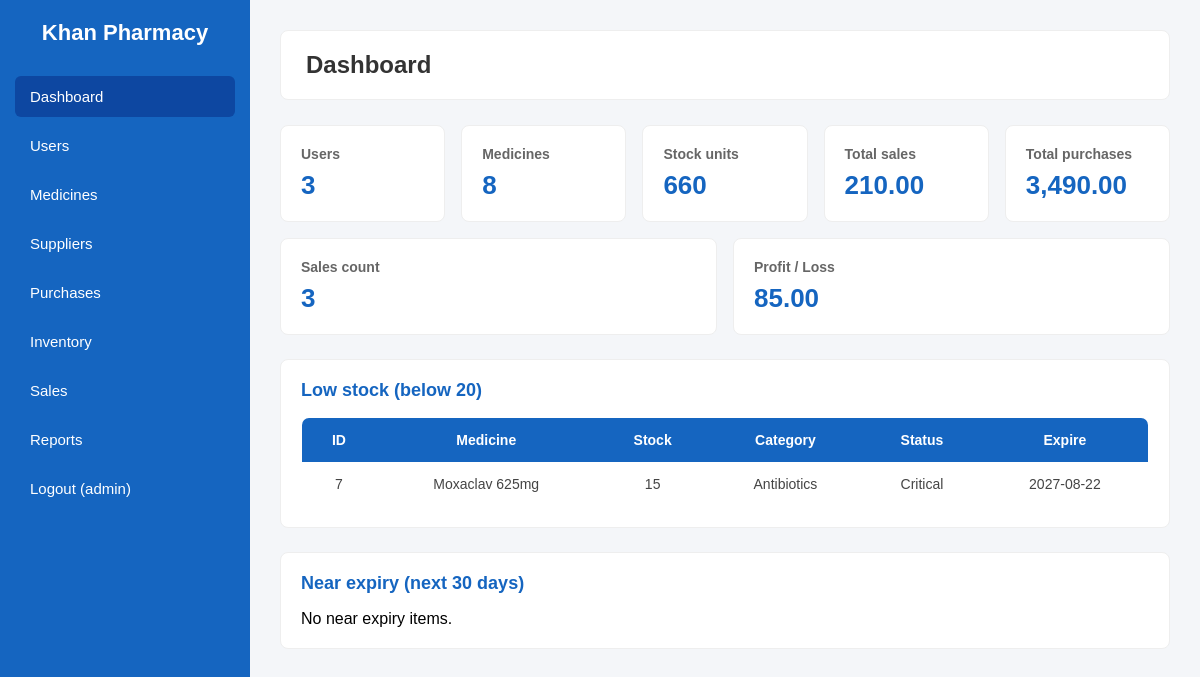
/dashboard.php (signed in), run on the app's committed database.
### tables this page shows
CREATE TABLE `inventory` (
    `inventory_id` INT AUTO_INCREMENT PRIMARY KEY,
    `medicine_id` INT NOT NULL UNIQUE,
    `current_stock` INT NOT NULL DEFAULT 0,
    `stock_status` ENUM('Normal', 'Warning', 'Critical') NOT NULL DEFAULT 'Normal',
    `updated_by` INT DEFAULT NULL,
    `updated_at` TIMESTAMP DEFAULT CURRENT_TIMESTAMP ON UPDATE CURRENT_TIMESTAMP,
    CONSTRAINT `fk_inventory_medicine` FOREIGN KEY (`medicine_id`) REFERENCES `medicines`(`medicine_id`) ON DELETE CASCADE,
    CONSTRAINT `fk_inventory_user` FOREIGN KEY (`updated_by`) REFERENCES `users`(`user_id`) ON DELETE SET NULL
);

CREATE TABLE `medicines` (
    `medicine_id` INT AUTO_INCREMENT PRIMARY KEY,
    `medicine_name` VARCHAR(100) NOT NULL,
    `company_name` VARCHAR(100) NOT NULL,
    `category` VARCHAR(50) NOT NULL DEFAULT 'Medicine',
    `purchase_price` DECIMAL(10, 2) NOT NULL DEFAULT 0.00,
    `expire_date` DATE NOT NULL,
    `manufacture_date` DATE NOT NULL,
    `supplier_id` INT DEFAULT NULL,
    `sale_price` DECIMAL(10, 2) NOT NULL,
    `batch_number` VARCHAR(50) NOT NULL DEFAULT '',
    CONSTRAINT `fk_medicine_supplier` FOREIGN KEY (`supplier_id`) REFERENCES `suppliers`(`supplier_id`) ON DELETE SET NULL
);

### includes/auth.php (called while the page is built, shortened)
<?php
function h($text)
{
    return htmlspecialchars((string) $text, ENT_QUOTES, "UTF-8");
}
function medicine_category_label($category)
{
    return $category;
}

### dashboard.php (the view, shortened to what this page needs)
<?php
require_once "includes/db.php";
require_once "includes/auth.php";
$role = $_SESSION["role"];
$users = $conn->query("SELECT COUNT(*) AS c FROM users")->fetch_assoc()["c"];
$medicines = $conn->query("SELECT COUNT(*) AS c FROM medicines")->fetch_assoc()["c"];
$stock = $conn->query("SELECT COALESCE(SUM(current_stock), 0) AS c FROM inventory")->fetch_assoc()["c"];
$sales_total = $conn->query("SELECT COALESCE(SUM(total_amount), 0) AS c FROM sales")->fetch_assoc()["c"];
$purchases_total = $conn->query("SELECT COALESCE(SUM(total_amount), 0) AS c FROM purchases WHERE purchase_status = 'Received'")->fetch_assoc()["c"];
$sales_count = $conn->query("SELECT COUNT(*) AS c FROM sales")->fetch_assoc()["c"];
$profit = 0;
$low_stock = [];
$near_expiry = [];
if ($role === "Admin" || $role === "Pharmacist") {
    $p = $conn->query(
        "SELECT COALESCE(SUM(s.total_amount) - SUM(s.quantity_sold * m.purchase_price), 0) AS profit
         FROM sales s
         JOIN medicines m ON s.medicine_id = m.medicine_id"
    )->fetch_assoc();
    $profit = $p["profit"];
    $limit = LOW_STOCK;
    $stmt = $conn->prepare(
        "SELECT m.medicine_id, m.medicine_name, i.current_stock, m.category, m.expire_date, i.stock_status
         FROM inventory i
         JOIN medicines m ON i.medicine_id = m.medicine_id
         WHERE i.current_stock < ?
         ORDER BY i.current_stock ASC"
    );
    $stmt->bind_param("i", $limit);
    $stmt->execute();
    $low_stock = $stmt->get_result()->fetch_all(MYSQLI_ASSOC);
    $days = EXPIRY_DAYS;
    $stmt = $conn->prepare(
        "SELECT m.medicine_id, m.medicine_name, i.current_stock, m.category, m.expire_date
         FROM medicines m
         JOIN inventory i ON m.medicine_id = i.medicine_id
         WHERE m.expire_date <= DATE_ADD(CURDATE(), INTERVAL ? DAY)
         ORDER BY m.expire_date ASC"
    );
    $stmt->bind_param("i", $days);
    $stmt->execute();
    $near_expiry = $stmt->get_result()->fetch_all(MYSQLI_ASSOC);
}
require_once "includes/header.php";
?>
<div class="cards">
    <div class="card-stat">
        <h3>Users</h3>
        <p><?php echo (int) $users; ?></p>
    </div>
    <div class="card-stat">
        <h3>Medicines</h3>
        <p><?php echo (int) $medicines; ?></p>
    </div>
    <div class="card-stat">
        <h3>Stock units</h3>
        <p><?php echo (int) $stock; ?></p>
    </div>
    <div class="card-stat">
        <h3>Total sales</h3>
        <p><?php echo number_format((float) $sales_total, 2); ?></p>
    </div>
    <div class="card-stat">
        <h3>Total purchases</h3>
        <p><?php echo number_format((float) $purchases_total, 2); ?></p>
    </div>
    <div class="card-stat">
        <h3>Sales count</h3>
        <p><?php echo (int) $sales_count; ?></p>
    </div>
    <?php if ($role === "Admin" || $role === "Pharmacist") { ?>
    <div class="card-stat">
        <h3>Profit / Loss</h3>
        <p><?php echo number_format((float) $profit, 2); ?></p>
    </div>
    <?php } ?>
</div>
<?php if ($role === "Admin" || $role === "Pharmacist") { ?>
<div class="card">
    <h2>Low stock (below <?php echo LOW_STOCK; ?>)</h2>
    <?php if (count($low_stock) === 0) { ?>
        <p>No low stock items.</p>
    <?php } else { ?>
    <table>
        <thead>
            <tr>
                <th>ID</th>
                <th>Medicine</th>
                <th>Stock</th>
                <th>Category</th>
                <th>Status</th>
                <th>Expire</th>
            </tr>
        </thead>
        <tbody>
            <?php foreach ($low_stock as $row) { ?>
            <tr>
                <td><?php echo (int) $row["medicine_id"]; ?></td>
                <td><?php echo h($row["medicine_name"]); ?></td>
                <td><?php echo (int) $row["current_stock"]; ?></td>
                <td><?php echo h(medicine_category_label($row["category"])); ?></td>
                <td><?php echo h($row["stock_status"]); ?></td>
                <td><?php echo h($row["expire_date"]); ?></td>
            </tr>
            <?php } ?>
        </tbody>
    </table>
    <?php } ?>
</div>
<div class="card">
    <h2>Near expiry (next <?php echo EXPIRY_DAYS; ?> days)</h2>
    <?php if (count($near_expiry) === 0) { ?>
        <p>No near expiry items.</p>
    <?php } ?>
</div>
<?php } ?>
<?php require_once "includes/footer.php"; ?>

### css/style.css (style rules this page uses)
* { margin: 0; padding: 0; box-sizing: border-box; font-family: Arial, Helvetica, sans-serif; }
body { display: flex; background: #f4f6f9; min-height: 100vh; }
.card { background: white; padding: 20px; border-radius: 8px; border: 1px solid #eee; margin-bottom: 24px; }
.card h2 { font-size: 18px; color: #1565C0; margin-bottom: 16px; }
table { width: 100%; border-collapse: collapse; background: white; border-radius: 8px; overflow: hidden; border: 1px solid #eee; }
th { background: #1565C0; color: white; padding: 14px 16px; text-align: center; font-size: 14px; }
td { padding: 14px 16px; text-align: center; border-bottom: 1px solid #eee; font-size: 14px; color: #444; }
.cards { display: flex; flex-wrap: wrap; gap: 16px; margin-bottom: 24px; }
.card-stat { background: white; padding: 20px; border-radius: 8px; min-width: 150px; flex: 1; border: 1px solid #eee; }
.card-stat h3 { font-size: 14px; color: #666; margin-bottom: 8px; }
.card-stat p { font-size: 26px; color: #1565C0; font-weight: bold; }

### data on the page
inventory: medicine.medicine_id "7", medicine.medicine_name "Moxaclav 625mg", current_stock "15", medicine.category "Antibiotics", stock_status "Critical", medicine.expire_date "2027-08-22"

### other printed values
$_SESSION["username"] "admin"
$page_title "Dashboard"
$users "3"
$medicines "8"
$stock "660"
$sales_total "210.00"
$purchases_total "3,490.00"
$sales_count "3"
$profit "85.00"
LOW_STOCK "20"
EXPIRY_DAYS "30"
